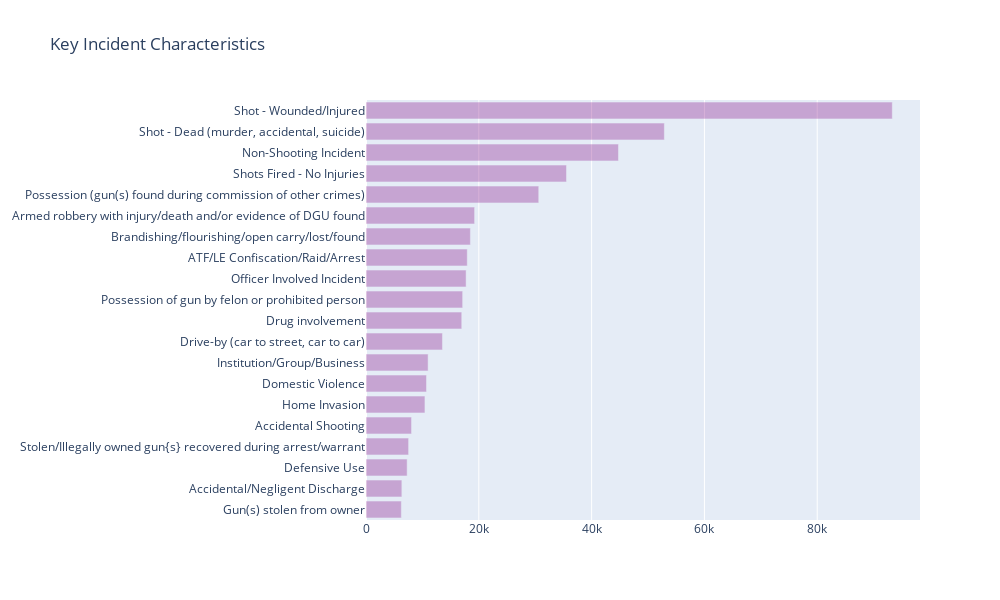

Notebook code for this chart:
### Code cell
from collections import Counter
big_text = "||".join(df['incident_characteristics'].dropna()).split("||")
incidents = Counter(big_text).most_common(20)
xx = [x[0] for x in incidents]
yy = [x[1] for x in incidents]

trace1 = go.Bar(
    x=yy[::-1],
    y=xx[::-1],
    name='Incident Characterisitcs',
    marker=dict(color='purple'),
    opacity=0.3,
    orientation="h"
)
data = [trace1]
layout = go.Layout(
    barmode='group',
    margin=dict(l=350),
    width=1000,
    height=600,
    legend=dict(dict(x=-.1, y=1.2)),
    title = 'Key Incident Characteristics',
)

fig = go.Figure(data=data, layout=layout)
iplot(fig, filename='grouped-bar')

### Figure 1 — Plotly figure (JSON) as saved in the notebook; plotly's stock layout.template omitted (floating-point values rounded to 4 significant figures)
{"data": [{"marker": {"color": "purple"}, "name": "Incident Characterisitcs", "opacity": 0.3, "orientation": "h", "type": "bar", "x": [6262, 6358, 7294, 7553, 8075, 10450, 10729, 11014, 13555, 16976, 17137, 17751, 17952, 18509, 19257, 30626, 35550, 44761, 52898, 93313], "y": ["Gun(s) stolen from owner", "Accidental/Negligent Discharge", "Defensive Use", "Stolen/Illegally owned gun{s} recovered during arrest/warrant", "Accidental Shooting", "Home Invasion", "Domestic Violence", "Institution/Group/Business", "Drive-by (car to street, car to car)", "Drug involvement", "Possession of gun by felon or prohibited person", "Officer Involved Incident", "ATF/LE Confiscation/Raid/Arrest", "Brandishing/flourishing/open carry/lost/found", "Armed robbery with injury/death and/or evidence of DGU found", "Possession (gun(s) found during commission of other crimes)", "Shots Fired - No Injuries", "Non-Shooting Incident", "Shot - Dead (murder, accidental, suicide)", "Shot - Wounded/Injured"]}], "layout": {"barmode": "group", "height": 600, "legend": {"x": -0.1, "y": 1.2}, "margin": {"l": 350}, "title": {"text": "Key Incident Characteristics"}, "width": 1000}}
